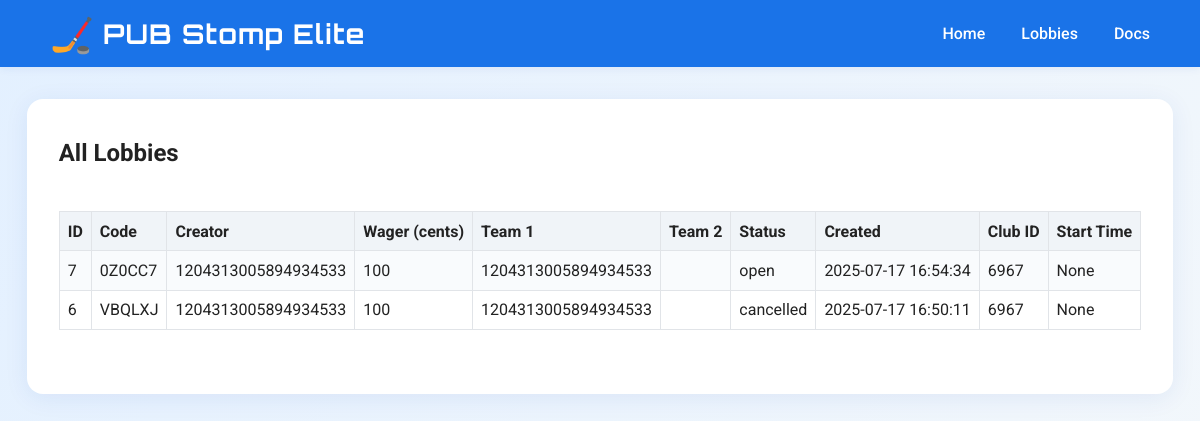
/lobbies, run on the app's committed database.
### tables this page shows
CREATE TABLE lobbies (
    id INTEGER PRIMARY KEY AUTOINCREMENT,
    code TEXT UNIQUE NOT NULL,
    creator_id TEXT NOT NULL,
    wager_cents INTEGER NOT NULL,
    team1 TEXT, -- comma-separated Discord IDs
    team2 TEXT,
    status TEXT DEFAULT 'open', -- open, started, completed, cancelled
    created_at DATETIME DEFAULT CURRENT_TIMESTAMP
, club_id INTEGER, start_time INTEGER);

### webhook_server.py (the view)
@app.route('/lobbies')
def lobbies():
    from db import db
    with db.get_db() as conn:
        c = conn.cursor()
        c.execute("SELECT * FROM lobbies ORDER BY created_at DESC")
        lobbies = c.fetchall()
    return render_template('lobbies.html', lobbies=lobbies)

### db/db.py (called while the page is built)
def get_db():
    return sqlite3.connect(DB_PATH)

### templates/lobbies.html (shortened to what this page needs)
<!DOCTYPE html>
<html lang="en">
<head>
</head>
<body>
    <nav class="navbar">
        <div class="navbar-inner">
            <div class="site-logo">
                <span class="site-logo-icon">🏒</span>
                PUB Stomp Elite
            </div>
            <div class="navbar-links">
                <a href="/">Home</a>
                <a href="/lobbies">Lobbies</a>
                <a href="/docs">Docs</a>
            </div>
        </div>
    </nav>
    <div class="container">
        <h2>All Lobbies</h2>
        {% if lobbies and lobbies|length > 0 %}
        <div style="overflow-x:auto;">
        <table>
            <tr>
                <th>ID</th>
                <th>Code</th>
                <th>Creator</th>
                <th>Wager (cents)</th>
                <th>Team 1</th>
                <th>Team 2</th>
                <th>Status</th>
                <th>Created</th>
                <th>Club ID</th>
                <th>Start Time</th>
            </tr>
            {% for l in lobbies %}
            <tr>
                <td>{{ l[0] }}</td>
                <td>{{ l[1] }}</td>
                <td>{{ l[2] }}</td>
                <td>{{ l[3] }}</td>
                <td>{{ l[4] }}</td>
                <td>{{ l[5] }}</td>
                <td>{{ l[6] }}</td>
                <td>{{ l[7] }}</td>
                <td>{{ l[8] }}</td>
                <td>{{ l[9] }}</td>
            </tr>
            {% endfor %}
        </table>
        </div>
        {% else %}
        <div class="empty">No lobbies found at the moment. Check back soon!</div>
        {% endif %}
    </div>
</body>
</html>

### templates/lobbies.html (style rules this page uses)
:root { --primary: #1a73e8; --accent: #27ae60; --bg: #f4f8fb; --card: #fff; --text: #222; --muted: #6c757d; --shadow: 0 4px 24px rgba(30, 64, 175, 0.08); }
html, body { height: 100%; margin: 0; padding: 0; }
body { min-height: 100vh; background: linear-gradient(120deg, #e3f0ff 0%, #f4f8fb 100%); color: var(--text); font-family: 'Roboto', Arial, sans-serif; display: flex; flex-direction: column; }
.navbar { background: var(--primary); color: #fff; padding: 0.7rem 0; box-shadow: 0 2px 8px rgba(30, 64, 175, 0.07); }
.navbar-inner { max-width: 1100px; margin: 0 auto; display: flex; align-items: center; justify-content: space-between; padding: 0 1.5rem; }
.site-logo { display: flex; align-items: center; font-family: 'Orbitron', Arial, sans-serif; font-size: 1.7rem; font-weight: 700; letter-spacing: 1px; }
.site-logo-icon { font-size: 2.2rem; margin-right: 0.5rem; }
.navbar-links a { color: #fff; text-decoration: none; margin-left: 2rem; font-weight: 500; transition: color 0.2s; }
.container { max-width: 1100px; margin: 4vh auto; background: #fff; border-radius: 16px; box-shadow: var(--shadow); padding: 2.5rem 2rem; }
h2 { margin-top: 0; font-weight: 700; }
table { width: 100%; border-collapse: collapse; margin: 1.5rem 0; }
th, td { padding: 0.6rem 0.5rem; border: 1px solid #e1e4e8; text-align: left; }
th { background: #f0f4f8; font-weight: 700; }
tr:nth-child(even) { background: #f9fbfd; }

### data on the page
lobbies: id "7", code "0Z0CC7", creator "1204313005894934533", wager_cents "100", team1 "1204313005894934533", status "open", created_at "2025-07-17 16:54:34", club "6967", l "None"
lobbies: id "6", code "VBQLXJ", creator "1204313005894934533", wager_cents "100", team1 "1204313005894934533", status "cancelled", created_at "2025-07-17 16:50:11", club "6967", l "None"
